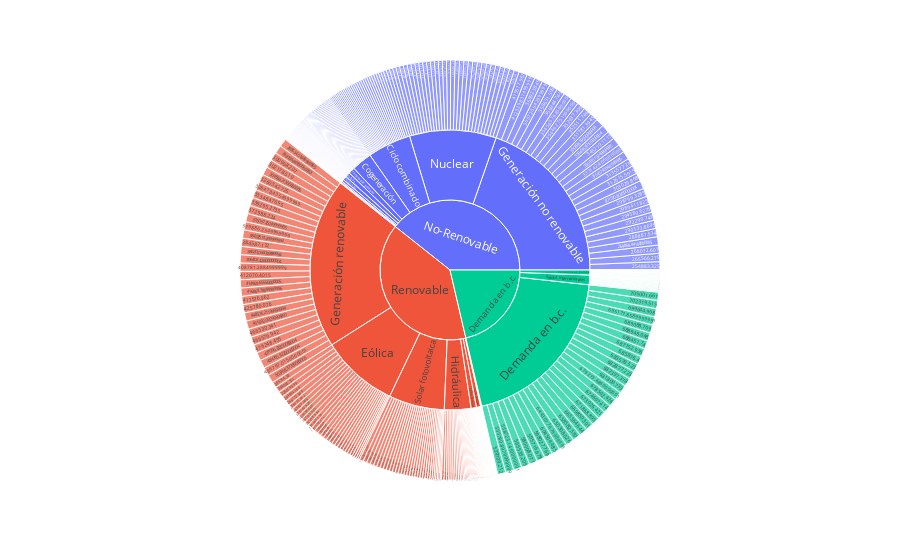

Here is the notebook cell this chart was saved with:
### Code cell
px.sunburst(data_frame = df_balance,
                  values     = 'Porcentaje',
                  path       = ["tipo de energía", "nombre", "Valores"],
                  hover_name = "Fecha actualización")

### Figure 1 — Plotly figure (JSON) as saved in the notebook; plotly's stock layout.template omitted (floating-point values rounded to 4 significant figures; data arrays with more than 128 entries replaced by an {"elided": "..."} marker saying what was removed)
{"data": [{"branchvalues": "total", "domain": {"x": [0, 1], "y": [0, 1]}, "hovertemplate": "<b>%{hovertext}</b><br><br>labels=%{label}<br>Porcentaje=%{value}<br>parent=%{parent}<br>id=%{id}<extra></extra>", "hovertext": {"elided": "677 str values"}, "ids": {"elided": "677 str values"}, "labels": {"elided": "677 str values"}, "name": "", "parents": {"elided": "677 str values"}, "type": "sunburst", "values": {"elided": "677 float values"}}], "layout": {"legend": {"tracegroupgap": 0}, "margin": {"t": 60}}}
